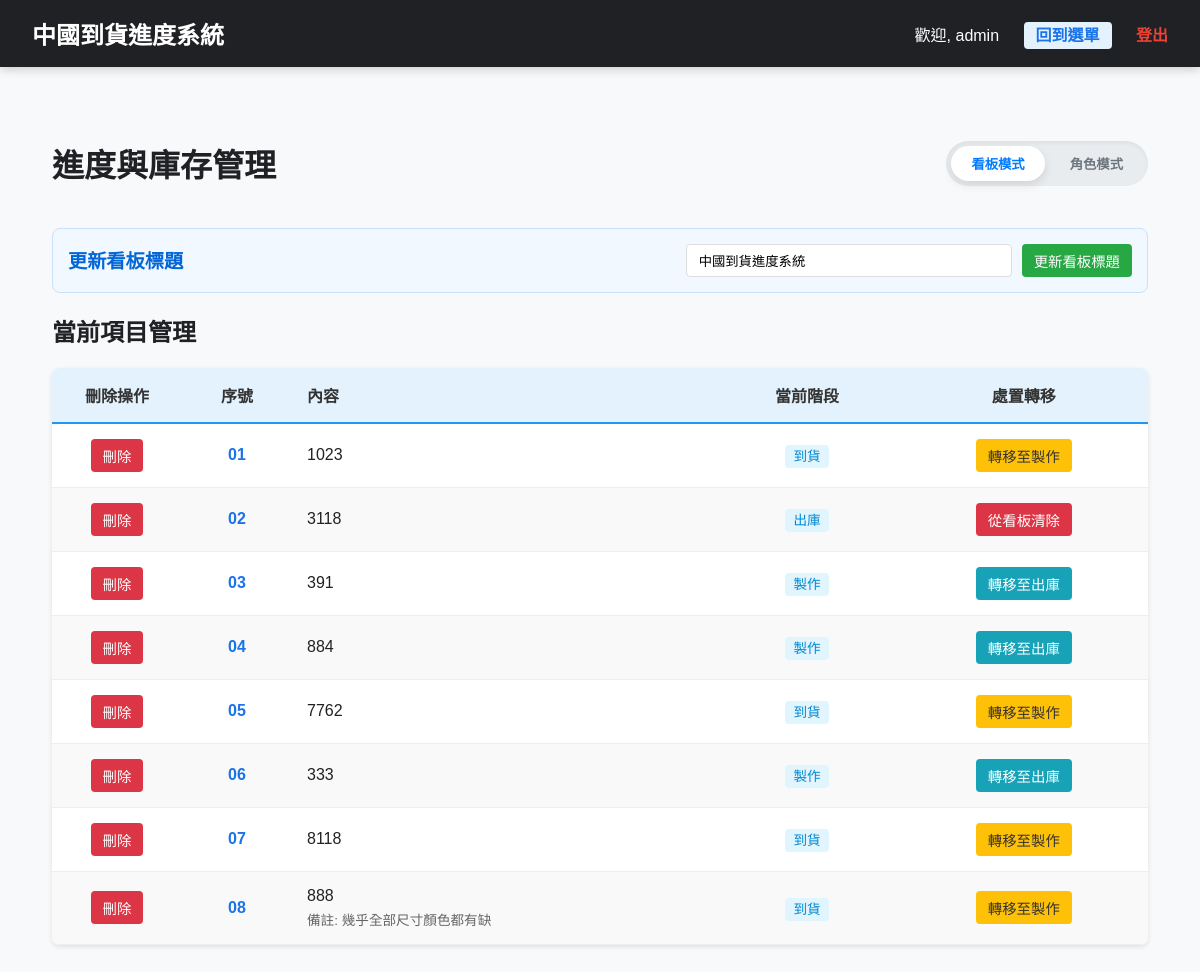
The app's page /manage (signed in), older data.
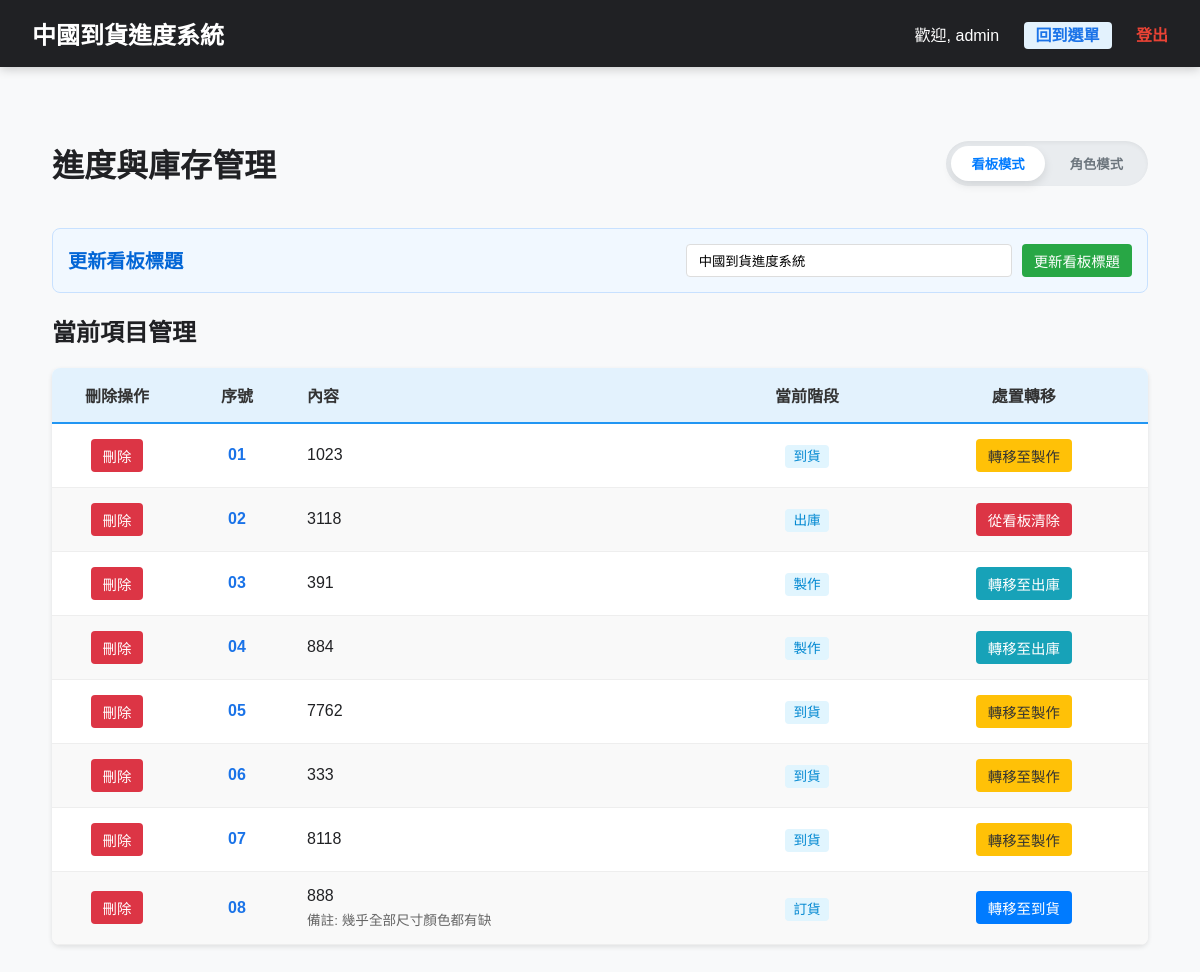
The same page, newer data.
### models.py (models this page shows)
class SystemConfig(db.Model):
    id = db.Column(db.Integer, primary_key=True)
    key = db.Column(db.String(50), unique=True, nullable=False)
    value = db.Column(db.Text)

class User(db.Model):
    id = db.Column(db.Integer, primary_key=True)
    username = db.Column(db.String(50), unique=True, nullable=False)
    password_hash = db.Column(db.String(128), nullable=False)
    is_admin = db.Column(db.Boolean, default=False)
    permissions = db.relationship('Permission', backref='user', uselist=False, cascade="all, delete-orphan")

class SignboardItem(db.Model):
    id = db.Column(db.Integer, primary_key=True)
    content = db.Column(db.Text, nullable=False)
    remark = db.Column(db.Text) # 備註 (選填)
    current_stage = db.Column(db.String(50), default='ORDER')
    stage_dates = db.Column(db.JSON, default={})
    updated_at = db.Column(db.DateTime, default=datetime.now, onupdate=datetime.now)

### main.py (the view)
@app.route('/manage')
def manage_page():
    if 'user_id' not in session:
        return redirect(url_for('index'))
    mode = request.args.get('mode', 'normal') # normal 或 undo
    user = User.query.get(session['user_id'])
    items = SignboardItem.query.order_by(SignboardItem.id.asc()).all()
    return render_template('manage.html', items=items, perms=user.permissions, mode=mode)

### main.py (called while the page is built, shortened)
def get_config(key, default=None):
    config = SystemConfig.query.filter_by(key=key).first()
    return config.value if config else default

def get_inf_config(section, key, default=None):
    inf_path = os.path.join(os.path.dirname(__file__), 'config.inf')
    if not os.path.exists(inf_path):
        return default

def get_workflow_stages():
    stages_str = get_inf_config('Workflow', 'stages', 'ORDER:訂貨,ARRIVAL:到貨,PRODUCTION:製作,DELIVERY:出庫')
    stages = []
    for item in stages_str.split(','):
        if ':' in item:
            key, name = item.strip().split(':')
            stages.append({'key': key.strip(), 'name': name.strip()})
    return stages

@app.context_processor
def inject_config():
    return {
        'site_title': get_config('site_title', '中國到貨看板系統'),
        'workflow_stages': get_workflow_stages(),
        'undo_mode': get_inf_config('System', 'undo_mode', '1')
    }

### templates/manage.html (shortened to what this page needs)
{% extends "layout.html" %}
{% block content %}
<div style="display: flex; justify-content: space-between; align-items: center; margin-bottom: 1rem; max-width: 1200px; margin: 20px auto; padding: 0 20px;">
    <h1>{% if mode == 'undo' %}撤銷與修正管理{% else %}進度與庫存管理{% endif %}</h1>
    {% if mode != 'undo' %}
    <div style="background: #e9ecef; padding: 5px; border-radius: 30px; display: flex; gap: 5px; box-shadow: inset 0 2px 4px rgba(0,0,0,0.05);">
        <button id="btn-kanban" onclick="setMode('kanban')" class="mode-btn active">看板模式</button>
        <button id="btn-role" onclick="setMode('role')" class="mode-btn">角色模式</button>
    </div>
    {% else %}
    <div style="color: #666; font-size: 0.9rem; background: #fff3e0; padding: 6px 15px; border-radius: 20px; border: 1px solid #ffe0b2;">
        <i class="fas fa-undo"></i> 撤銷模式：僅顯示您具備權限可撤回的項目
    </div>
    {% endif %}
</div>
<div class="manage-wrapper">
    {% if session.is_admin %}
    <div class="config-card">
        <h3>更新看板標題</h3>
        <form action="{{ url_for('update_title') }}" method="POST" class="title-form">
            <input type="text" name="new_title" value="{{ site_title }}" placeholder="請輸入看板標題">
            <button type="submit" class="btn btn-save">更新看板標題</button>
        </form>
    </div>
    {% endif %}
    <h2>當前項目管理</h2>
    <table class="data-table">
        <thead>
            <tr>
                <th style="width: 100px;">刪除操作</th>
                <th style="width: 80px;">序號</th>
                <th style="text-align: left;">內容</th>
                <th>當前階段</th>
                <th>{% if mode == 'undo' %}撤回操作{% else %}處置轉移{% endif %}</th>
            </tr>
        </thead>
        <tbody>
            {% for item in items %}
            {% set can_move = perms.stage_perms.get(item.current_stage) or (item.current_stage == workflow_stages[-1].key and perms.can_clear_delivery) or perms.can_delete %}
            <tr class="row-item" data-has-perm="{{ 'true' if can_move else 'false' }}" style="border-bottom: 1px solid #eee;">
                <td style="text-align: center;">
                    <form action="/manage/delete/{{ item.id }}" method="POST" onsubmit="return confirm('確定要刪除此項目嗎？');">
                        <button type="submit" class="btn btn-delete">刪除</button>
                    </form>
                </td>
                <td style="font-weight: bold; color: #1a73e8; text-align: center;">{{ "%02d"|format(loop.index) }}</td>
                <td>
                    <div style="font-weight: 500;">{{ item.content }}</div>
                    {% if item.remark %}<span class="remark-text">備註: {{ item.remark }}</span>{% endif %}
                </td>
                <td style="text-align: center;">
                    <span style="background: #e1f5fe; color: #0288d1; padding: 4px 8px; border-radius: 4px; font-size: 0.85rem;">
                        {% for s in workflow_stages %}
                            {% if s.key == item.current_stage %}{{ s.name }}{% endif %}
                        {% endfor %}
                    </span>
                </td>
                <td style="text-align: center;">
                    {% if mode == 'undo' %}
                        {% set ns_undo = namespace(prev_stage=none, can_undo=false) %}
                        {% for s in workflow_stages %}
                            {% if s.key == item.current_stage %}
                                {% if not loop.first %}
                                    {% set ns_undo.prev_stage = workflow_stages[loop.index0 - 1] %}
                                    {% if session.is_admin or (undo_mode == '2' and perms.stage_perms.get(ns_undo.prev_stage.key)) %}
                                        {% set ns_undo.can_undo = true %}
                                    {% endif %}
                                {% endif %}
                            {% endif %}
                        {% endfor %}
                        {% if ns_undo.prev_stage %}
                            {% if ns_undo.can_undo %}
                                <button onclick="undoItem('{{ item.id }}', '{{ ns_undo.prev_stage.name }}')"
                                        class="btn btn-save" style="background: #ffa000;">
                                    撤回至{{ ns_undo.prev_stage.name }}
                                </button>
                            {% else %}
                                <button class="btn" disabled style="background: #e0e0e0; color: #aaa; cursor: not-allowed; border: 1px solid #ccc;">
                                    撤回至{{ ns_undo.prev_stage.name }}
                                </button>
                            {% endif %}
                        {% else %}
                            <span style="color: #bbb; font-size: 0.8rem;">已在最底層</span>
                        {% endif %}
                    {% else %}
                        {% set ns = namespace(next_stage=none, stage_index=0) %}
                        {% set colors = ['#007bff', '#ffc107', '#17a2b8', '#6610f2', '#fd7e14', '#28a745', '#e83e8c', '#6f42c1', '#198754', '#795548'] %}
                        {% for s in workflow_stages %}
                            {% if s.key == item.current_stage %}
                                {% set ns.stage_index = loop.index0 %}
                                {% if not loop.last %}
                                    {% set ns.next_stage = workflow_stages[loop.index] %}
                                {% endif %}
                            {% endif %}
                        {% endfor %}
                        {% if ns.next_stage %}
                            {% set btn_color = colors[ns.stage_index % colors|length] %}
                            {% set has_perm = perms.stage_perms.get(item.current_stage) if perms.stage_perms else false %}
                            {% if has_perm %}
                                {% set text_color = '#333' if btn_color == '#ffc107' else 'white' %}
                                <button onclick="transferItem('{{ item.id }}', '{{ ns.next_stage.key }}')"
                                        class="btn btn-action"
                                        style="background: {{ btn_color }}; color: {{ text_color }};">
                                    轉移至{{ ns.next_stage.name }}
                                </button>
                            {% else %}
                                <button class="btn btn-action" disabled
                                        style="background: #e0e0e0; color: #aaa; cursor: not-allowed; border: 1px solid #ccc; opacity: 0.8;">
                                    轉移至{{ ns.next_stage.name }}
                                </button>
                            {% endif %}
                        {% else %}
                            {% if perms.can_clear_delivery %}
                                <button onclick="transferItem('{{ item.id }}', 'CLEAR')" class="btn btn-action" style="background:#dc3545;">從看板清除</button>
                            {% else %}
                                <button class="btn btn-action" disabled style="background:#e0e0e0; color:#aaa; cursor:not-allowed; opacity: 0.8; border: 1px solid #ccc;">從看板清除</button>
                            {% endif %}
                        {% endif %}
                    {% endif %}
                </td>
            </tr>
            {% endfor %}
        </tbody>
    </table>
</div>
{% endblock %}

### templates/layout.html (shortened to what this page needs)
<!DOCTYPE html>
<html lang="zh-Hant">
<head>
</head>
<body>
    <div class="nav-header">
        <div style="font-size: 1.5rem; font-weight: bold;">{{ site_title }}</div>
        <div class="nav-links">
            <span>歡迎, {{ session.username }}</span>
            {% if request.endpoint not in ['admin_home', 'index'] %}
            <a href="/admin_home" style="background: #e3f2fd; color: #1a73e8; padding: 5px 12px; border-radius: 4px;">回到選單</a>
            {% endif %}
            <a href="/logout" style="color: var(--danger);">登出</a>
        </div>
    </div>
    <div class="container">
        {% block content %}{% endblock %}
    </div>
</body>
</html>

### templates/layout.html (style rules this page uses)
:root { --primary: #1a73e8; --success: #34a853; --warning: #fbbc05; --danger: #ea4335; --info: #4285f4; --dark: #202124; --light: #f8f9fa; }
body { font-family: 'Microsoft JhengHei', sans-serif; margin: 0; background: var(--light); color: var(--dark); }
.nav-header { background: var(--dark); color: white; padding: 1rem 2rem; display: flex; justify-content: space-between; align-items: center; box-shadow: 0 2px 10px rgba(0,0,0,0.2); }
.nav-links a { color: #ccc; text-decoration: none; margin-left: 20px; font-weight: bold; }
.container { padding: 2rem; max-width: 1200px; margin: 0 auto; }

### templates/manage.html (style rules this page uses)
.mode-btn { padding: 8px 20px; border-radius: 25px; border: none; cursor: pointer; font-weight: bold; transition: all 0.3s ease; background: transparent; color: #6c757d; }
.mode-btn.active { background: white; color: #007bff; box-shadow: 0 4px 10px rgba(0,0,0,0.1); }
.row-item { transition: opacity 0.3s ease; }
.manage-wrapper { max-width: 1200px; margin: 20px auto; padding: 0 20px; }
.config-card { background: #f1f8ff; border: 1px solid #c8e1ff; padding: 15px; border-radius: 8px; margin-bottom: 20px; display: flex; align-items: center; justify-content: space-between; }
.config-card h3 { margin: 0; color: #0366d6; font-size: 1.2rem; }
.title-form { display: flex; gap: 10px; }
.title-form input { padding: 8px 12px; border: 1px solid #ddd; border-radius: 4px; width: 300px; }
.data-table { width: 100%; border-collapse: collapse; background: white; border-radius: 8px; overflow: hidden; box-shadow: 0 2px 5px rgba(0,0,0,0.1); }
.data-table th { background-color: #e3f2fd; color: #333; text-align: center; padding: 15px; border-bottom: 2px solid #2196F3; }
.data-table td { padding: 15px; border-bottom: 1px solid #eee; }
.data-table tr:nth-child(even) { background-color: #f9f9f9; }
.btn { padding: 6px 12px; border-radius: 4px; border: none; cursor: pointer; font-size: 0.9rem; transition: opacity 0.2s; display: inline-block; color: white; }
.btn-save { background-color: #28a745; }
.btn-action { background-color: #007bff; }
.btn-delete { background-color: #dc3545; }
.remark-text { font-size: 0.85rem; color: #666; display: block; margin-top: 4px; }

Row changes from the older to the newer data that the page shows:
changed SignboardItem (number 6 of 8 on the later page): current_stage "PRODUCTION" → "ARRIVAL" (drawn); next_stage.name "出庫" → "製作"
changed SignboardItem "幾乎全部尺寸顏色都有缺": current_stage "ARRIVAL" → "ORDER" (drawn); next_stage.name "製作" → "到貨"
Text that changed along with them:
new list line: "到貨"
new list line: "訂貨"
list line gone: "製作"
list line gone: "到貨"
